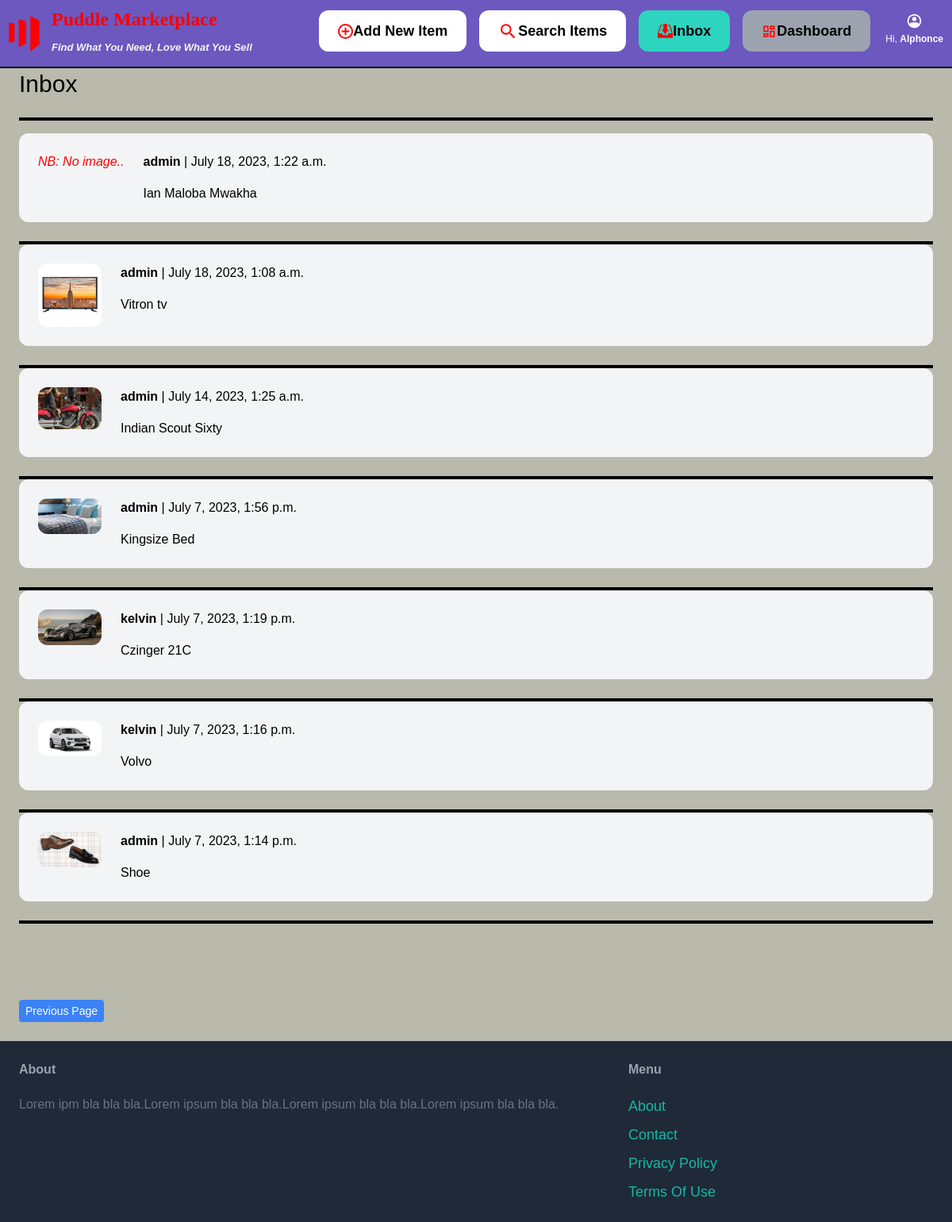
The app's page /inbox/ (signed in), older data.
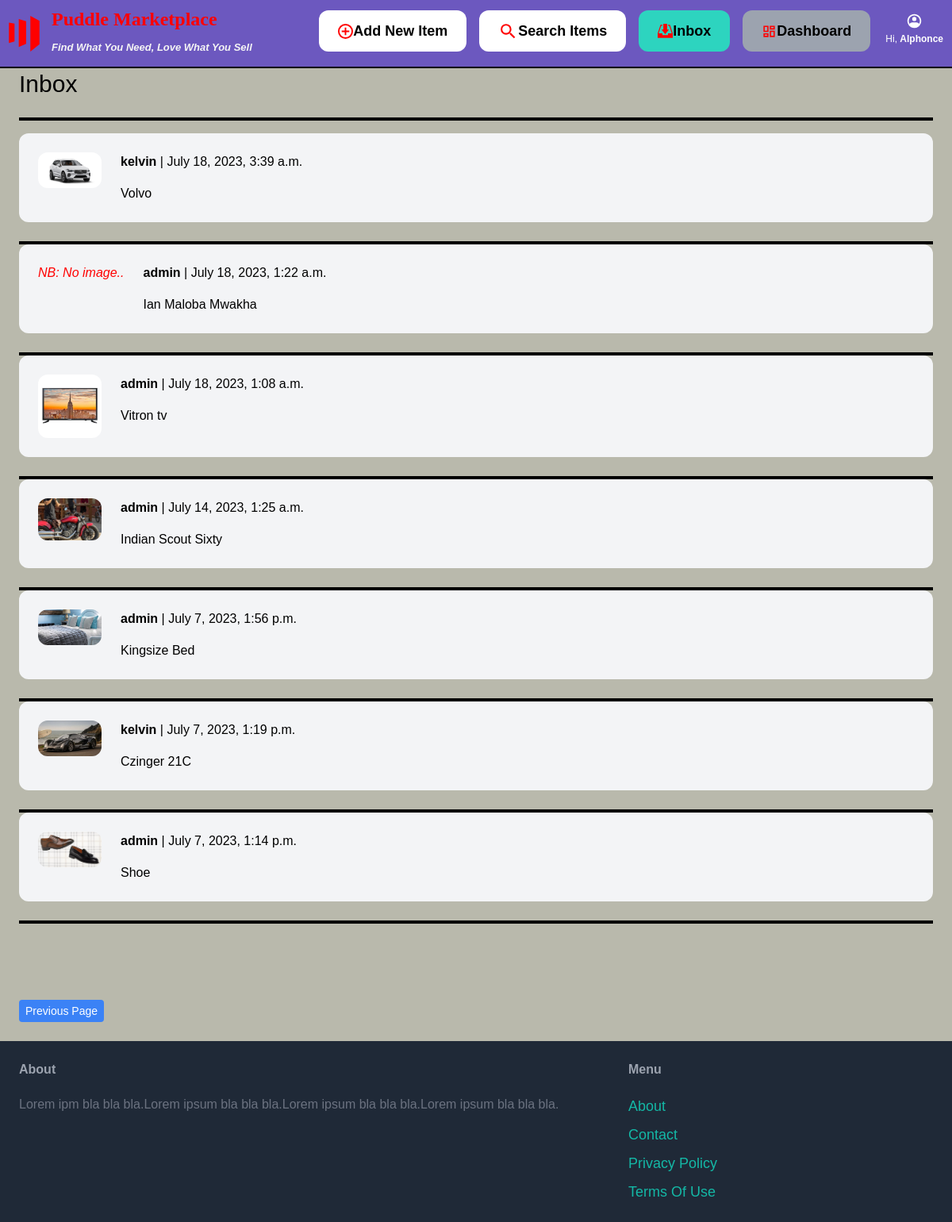
The same page, newer data.
### conversation/models.py (models this page shows)
class Conversation(models.Model):
    item = models.ForeignKey(Item, related_name='conversations', on_delete=models.CASCADE)
    members = models.ManyToManyField(User, related_name='conversations')
    created_at = models.DateTimeField(auto_now_add=True)
    modified_at = models.DateTimeField(auto_now=True)
    class Meta:
        ordering = ('-modified_at',)

### items/models.py (models this page shows, shortened)
class Item(models.Model):
    cartegory = models.ForeignKey(Cartegory, related_name='items', on_delete=models.CASCADE)
    name = models.CharField(max_length=255)
    description = RichTextField(blank=True, null=True)
    price = models.FloatField()
    image = models.ImageField(upload_to='item_images', blank=True, null=True)
    is_sold = models.BooleanField(default=False)
    created_by = models.ForeignKey(User, related_name='items', on_delete=models.CASCADE)
    created_at = models.DateTimeField(auto_now_add=True)

### conversation/views.py (the view)
# urls.py: path('', views.inbox, name='inbox'),
@login_required
def inbox(request):
    conversations = Conversation.objects.filter(members__in=[request.user.id])
    return render(request, 'conversation/inbox.html', {
        'conversations': conversations
    })

### conversation/templates/conversation/inbox.html (shortened to what this page needs)
{% extends 'core/base.html' %}
{% block content %}
<h1 class="mb-6 text-3xl">Inbox</h1>
<hr class="border-2 border-black my-4">
{% if conversations %}
<div class="space-y-6">
    {% for conversation in conversations %}
        <a href="{% url 'conversation:detail' conversation.id %}">
            <div class="p-6 flex bg-gray-100 rounded-xl">
                <div class="pr-6">
                    {% if conversation.item.image.name %}
                    <img src="/media/{{ conversation.item.image.name }}" class="w-20 rounded-xl">
                    {% else %}
                    <i style="color: red; display: block; text-align: center;">NB: No image..</i>
                    {% endif %}
                </div>
                <div>
                    {% for member in conversation.members.all %}
                        {% if member != request.user %}
                            <p class="truncate mb-4"><strong>{{ member.username }}</strong> | {{ conversation.modified_at }}</p>
                            <p class="truncate">{{ conversation.item.name }}</p>
                        {% endif %}
                    {% endfor %}
                </div>
            </div>
        </a>
        <hr class="border-2 border-black my-4">
    {% endfor %}
</div>
{% else %}
<em>Hey <b>{{ user.username }}</b>! you have no conversations yet, all your conversations with sellers or buyers will display here...</em>
{% endif %}
{% endblock %}

Row changes from the older to the newer data that the page shows:
changed Conversation "Volvo": modified_at "July 7, 2023, 1:16 p.m." → "July 18, 2023, 3:39 a.m."; moves up the list
